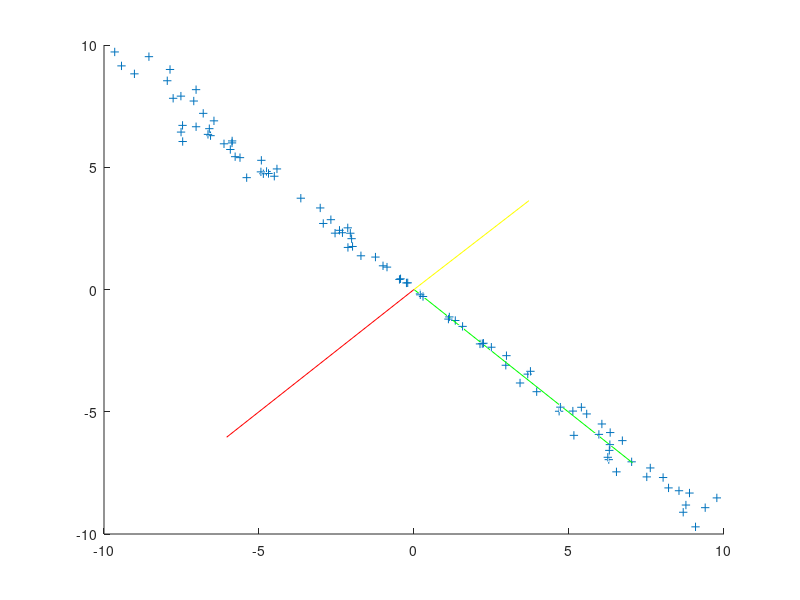

This chart was generated by the following MATLAB code:
1;
function alea=alea()
alea = 2*(rand() - 0.5);
endfunction


clf; n=100; a=10; ax=0.1;
for i=1:n
	taille=a*alea();
	V(1,i)= taille*(1+ax*alea());
	V(2,i)= taille*(-1 +ax*alea()); 
	V(3,i)= taille*(ax*alea());
endfor
Moy = sum(V')'/n;
axis([ -a a -a a -a a ])
hold on
V=V-repmat(Moy,1,n); A=V*V';
[P,D]=eig(A)
plot3(V(1,:),V(2,:),V(3,:),"+")
Vp1 = [zeros(3,1) P(:,3)]'
Vp2 = [zeros(3,1) P(:,2)]'
Vp3 = [zeros(3,1) P(:,1)]'
plot3(10*Vp1(:,1), 10*Vp1(:,2), 10*Vp1(:,3), "g")
plot3(10*Vp2(:,1), 10*Vp2(:,2), 10*Vp2(:,3), "r")
plot3(10*Vp3(:,1), 10*Vp3(:,2), 10*Vp3(:,3), "y")


